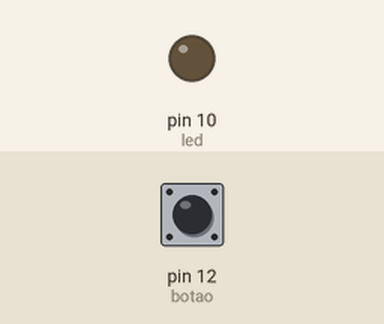
This sketch was run on a simulated Arduino Uno, built with avr-gcc and run on an emulated ATmega328P. Shown: output pins drawn as LEDs (lit = HIGH). The inputs (shaded band) are chosen by the test bench; at power-on: pin 12 (botao) LOW.

Above: at 1.2 s.
1.3 s: pin 12 (botao) pulled HIGH for 0.15 s
At 1.9 s:
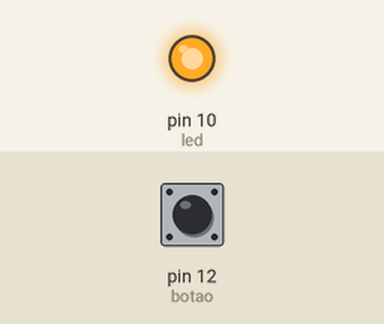
2.9 s: pin 12 (botao) pulled HIGH for 1 s
At 4.3 s:
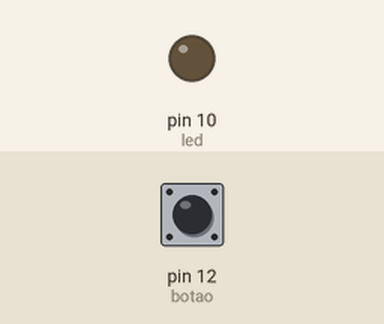
5.4 s: pin 12 (botao) pulled HIGH for 3.2 s
At 6.2 s:
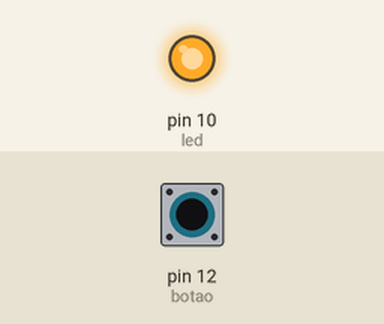
Timing chart, 0 to 8.4 s (numbered marks = the images above; inputs shaded):
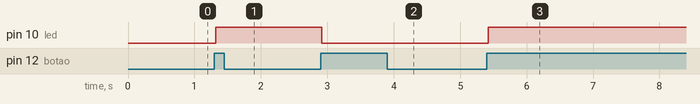

The sketch:

codigo.ino
```cpp
int led=10;
int botao=12;
int var=0;
int var2=0;
int estado=0;
void setup()
{
  pinMode(led,OUTPUT);
  pinMode(botao,INPUT);
}

void loop()
{
  // Ler o valor enviado pelo botão: "HIGH" ou "LOW"
  var=digitalRead(botao);
   if ((var == HIGH) && (var2 == LOW)) {
     estado = 1 - estado;
     delay(20);
   }

  var2=var;

  if (estado == 1) {
     digitalWrite(led, HIGH);
   }
   else {
     digitalWrite(led, LOW);
     }
}
```

Measured:
- after the input at 1.3 s, pin 10 (led): LOW → HIGH at once
- after the input at 2.9 s, pin 10 (led): HIGH → LOW at once
- after the input at 5.4 s, pin 10 (led): LOW → HIGH at once
